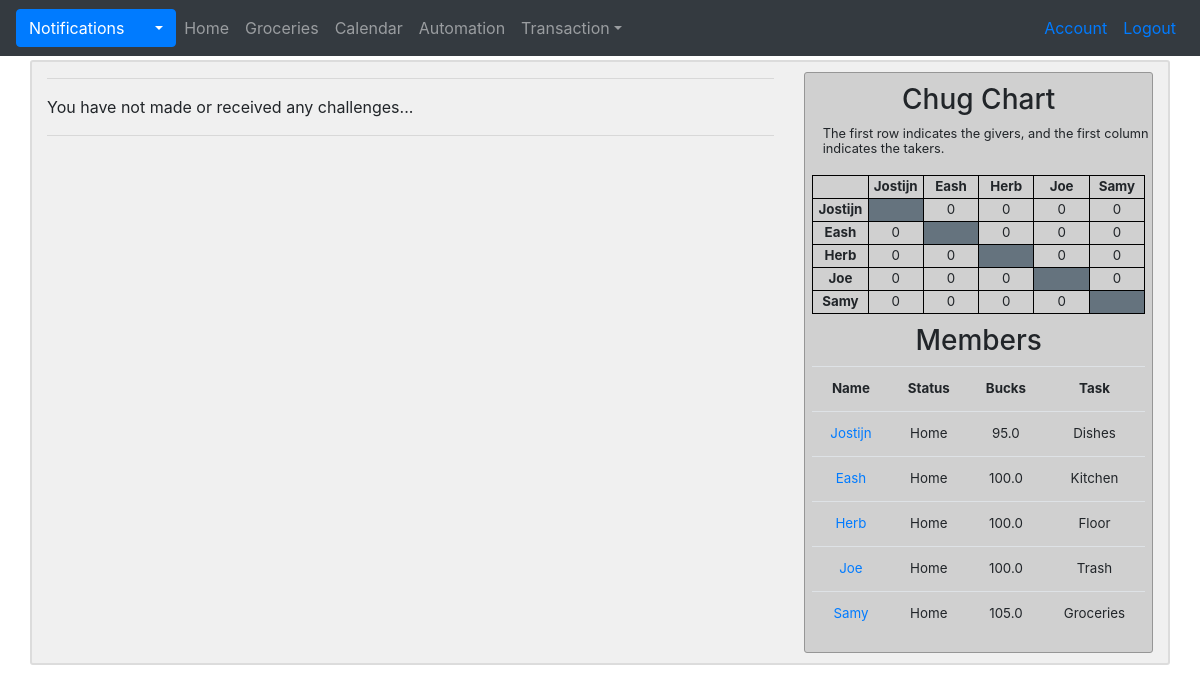
Screenshot of /my_challenges (signed in) with the database file from the repository.
### G_app/models.py (models this page shows, shortened)
class User(db.Model, UserMixin):
    id = db.Column(db.Integer, primary_key = True)
    username = db.Column(db.String(20), unique=True, nullable=False)
    name = db.Column(db.String, nullable=False)
    email = db.Column(db.String(120), unique=True, nullable=False)
    image = db.Column(db.String(20), nullable=False, default='default.jpg')
    password = db.Column(db.String(60), nullable=False)
    status = db.Column(db.String, nullable=False)
    bucks = db.Column(db.Float, nullable=False)
    task = db.Column(db.String, nullable=False)
    done_weekly_vote = db.Column(db.Boolean, nullable=False, default=False)
    posts = db.relationship('Post', backref='author', lazy=True, foreign_keys='Post.id_user')
    posts_targeted = db.relationship('Post', backref='target', lazy=True, foreign_keys='Post.id_target')
    chugs_give = db.relationship('Chug', backref='giver', lazy=True, foreign_keys='Chug.id_giver')
    chugs_take = db.relationship('Chug', backref='taker', lazy=True, foreign_keys='Chug.id_taker')
    notifications = db.relationship('Notification', backref='target', lazy=True)
    payments_made = db.relationship('Transaction', backref='payer', lazy=True, foreign_keys='Transaction.id_payer')
    payments_received = db.relationship('Transaction', backref='payee', lazy=True, foreign_keys='Transaction.id_payee')
    challenges_made =  db.relationship('Challenge', backref='challenger', lazy=True, foreign_keys='Challenge.id_challenger')
    challenges_received =  db.relationship('Challenge', backref='challengee', lazy=True, foreign_keys='Challenge.id_challengee')
    bets_made =  db.relationship('Bet', backref='bookmaker', lazy=True, foreign_keys='Bet.id_bookmaker')
    bets_taken =  db.relationship('Bet', backref='bettaker', lazy=True, foreign_keys='Bet.id_bettaker')
    comments = db.relationship('Comment', backref='commenter', lazy=True)
    votes_made = db.relationship('Vote', backref='voter', lazy=True, foreign_keys='Vote.id_voter')
    votes_received = db.relationship('Vote', backref='candidate', lazy=True, foreign_keys='Vote.id_candidate')
    weekly_votes = db.relationship('WeeklyVote', backref='subject', lazy=True, foreign_keys='WeeklyVote.id_subject')
    def new_notifications(self):
        return Notification.query.filter_by(user_id=self.id, seen=False).all()

### G_app/posts/routes.py (the view)
@posts.route("/my_challenges")
@posts.route("/my_challenges/page_m=<int:page_m>/page_r=<int:page_r>")
@login_required
def my_challenges(page_m=1, page_r=1):
    challenges_made = Challenge.query.filter_by(id_challenger=current_user.id).order_by(Challenge.date.desc()).paginate(page=page_m, per_page=5)
    challenges_received = Challenge.query.filter_by(id_challengee=current_user.id).order_by(Challenge.date.desc()).paginate(page=page_r, per_page=5)
    challenges_pending, challenges_active = pending_active_challenges(current_user.challenges_made + current_user.challenges_received)
    return render_template('my_challenges.html', challenges_pending=challenges_pending, challenges_made=challenges_made, challenges_received=challenges_received, challenges_active=challenges_active)

### G_app/models.py (called while the page is built)
@login_manager.user_loader
def load_user(user_id):
    return User.query.get(int(user_id))

### G_app/posts/routes.py (called while the page is built)
@posts.context_processor
def context_processor():
    chug = chug_matrix()
    members=member_ls()
    return dict(chug=chug, members=members)

### G_app/posts/utils.py (called while the page is built)
def member_ls():
    members = User.query.all()
    members.pop(5)
    return members

def chug_matrix():
    matrix = [
        [None, 0, 0, 0, 0],
        [0, None, 0, 0, 0],
        [0, 0, None, 0, 0],
        [0, 0, 0, None, 0],
        [0, 0, 0, 0, None]
    ]
    chugs_to_be_taken = Chug.query.filter_by(taken=False).all()
    for chug in chugs_to_be_taken:
        matrix[chug.id_taker - 1][chug.id_giver - 1] += 1
    return matrix

def pending_active_challenges(challenges):
    pendings = []
    actives = []
    for challenge in challenges:
        if challenge.active and (not challenge.accepted_by_challenger or not challenge.accepted_by_challengee):
            pendings.append(challenge)
        elif challenge.active and challenge.accepted_by_challenger and challenge.accepted_by_challengee:
            actives.append(challenge)
    return pendings, actives

### G_app/templates/my_challenges.html (shortened to what this page needs)
{% extends "layout.html" %}
  {% block content %}
    <hr>
    {% if not challenges_made.items and not challenges_received.items %}
      <p>You have not made or received any challenges...</p>
    {% endif %}
    <hr>
    <div class="row mt-3">
      <div class="col-md-6">
      </div>
      <div class="col-md-6">
      </div>
    </div>
  {% endblock %}

### G_app/templates/layout.html (shortened to what this page needs)
<!DOCTYPE html>
<html>
  <head>
    <link rel="stylesheet" href="https://stackpath.bootstrapcdn.com/bootstrap/4.2.1/css/bootstrap.min.css">
    <link rel='stylesheet' href='https://use.fontawesome.com/releases/v5.7.0/css/all.css'>
    <link rel="stylesheet" type="text/css" href="{{ url_for('static', filename='main.css') }}">
  </head>
  <body style="background-image: url('{{ url_for('static', filename='images/our_goat.jpg') }}')">
    <div class="container d-none d-sm-block">
      <nav class="navbar bg-dark navbar-expand navbar-dark fixed-top">
        {% if current_user.is_authenticated %}
          {% set new_notifications = current_user.new_notifications()|length %}
          <div class="dropdown">
            <button class="btn btn-primary dropdown-toggle" id="notification-toggle" onclick="update_notification_list('{{ url_for('main.your_notifications', user_id=current_user.id) }}')" type="button" data-toggle="dropdown">Notifications
            </button>
          </div>
            {% set new_notifications = current_user.new_notifications()|length %}
          <ul class="navbar-nav mr-auto">
            <li class={% block home_active %}{% endblock %}><a class="nav-link" href="{{ url_for('main.home') }}">Home</a></li>
            <li class={% block groceries_active %}{% endblock %}><a class="nav-link" href="{{ url_for('main.groceries') }}">Groceries</a></li>
            <li class={% block calendar_active %}{% endblock %}><a class="nav-link" href=#>Calendar</a></li>
            <li class={% block automation_active %}{% endblock %}><a class="nav-link" href=#>Automation</a></li>
            <li class="nav-item dropdown">
              <a class="nav-link dropdown-toggle" href="#" id="navbardrop" data-toggle="dropdown">Transaction</a>
            </li>
          </ul>
        {% endif %}
        <ul class="navbar-nav ml-auto">
          {% if current_user.is_authenticated %}
            <li class="nav-item"><a class="nav-link text-primary" href="{{ url_for('users.account') }}">Account</a></li>
            <li class="nav-item"><a class="nav-link text-primary" href="{{ url_for('users.logout') }}">Logout</a></li>
          {% else %}
            <li class="nav-item"><a class="nav-link text-primary" href="{{ url_for('users.login') }}">Login</a></li>
          {% endif %}
        </ul>
      </nav>
    </div>
    <div class="container d-none d-sm-block mb-3" id="main" style="margin-top:60px">
      <div class="row">
        <div class="col-lg-8">
            {% block content %}
            {% endblock %}
          </div>
        <div class="col-lg-4">
          {% if current_user.is_authenticated %}
            <div class="sidebar">
              <h3 style="margin-top:10px">Chug Chart</h3>
              <div class="sidebar-info">
                <small>The first row indicates the givers, and the first column indicates the takers.</small>
              </div>
              <table id="chug">
                <tr>
                  <th id="chug"></th>
                  {% for member in members %}
                    <th id="chug">{{ member.username }}</th>
                  {% endfor %}
                </tr>
                {% for row in range(5) %}
                  <tr>
                    <th id="chug">{{members[row].username}}</th>
                    {% for col in range(5) %}
                      {% if chug[row][col] != None %}
                        <td id="chug">{{ chug[row][col] }}</td>
                      {% else %}
                        <td id="chug" bgcolor="#65737e"></td>
                      {% endif %}
                    {% endfor %}
                  </tr>
                {% endfor %}
              </table>
              <h3 style="margin-top:10px">Members</h3>
              <table class="table" id="members">
                <tr>
                  <th>Name</th>
                  <th>Status</th>
                  <th>Bucks</th>
                  <th>Task</th>
                </tr>
                {% for member in members %}
                  <tr>
                    <td><a href="{{ url_for('users.profile', username=member.username) }}">{{ member.username }}</a></td>
                    <td>{{ member.status }}</td>
                    <td>{{ member.bucks }}</td>
                    <td>{{ member.task }}</td>
                  </tr>
                {% endfor %}
              </table>
            </div>
          {% endif %}
        </div>
      </div>
    </div>
  </body>
</html>

### G_app/static/main.css (style rules this page uses)
body { background-size: cover; }
.container#main { background-color: rgba(230, 230, 230, 0.6); border: 2px solid rgb(220, 220, 220); border-radius: 3px; width: 100%; }
.sidebar { text-align: center; background-color: rgba(200, 200, 200, 0.8); border: 0.5px solid rgb(150, 150, 150); border-radius: 3px; margin-top: 3%; margin-bottom: 3%; }
.sidebar-info { line-height: 0.95; text-align: left; margin-left: 5%; }
table#members { width: 96%; margin-left: 2%; margin-right: 2%; font-size: 10pt; }
table#chug { ; width: 96%; margin-left: 2%; margin-right: 2%; table-layout: fixed; font-size: 10pt; margin-top: 20px; }
table#chug, th#chug, td#chug { border: 1px solid black; }

### rows the page displays
User: username "Jostijn", username "Jostijn", status "Home", bucks "95.0", task "Dishes"
User: username "Eash", username "Eash", status "Home", bucks "100.0", task "Kitchen"
User: username "Herb", username "Herb", status "Home", bucks "100.0", task "Floor"
User: username "Joe", username "Joe", status "Home", bucks "100.0", task "Trash"
User: username "Samy", username "Samy", status "Home", bucks "105.0", task "Groceries"

### other values shown
{{ chug[row][col] }} "0" "0" "0" "0" "0" "0" "0" "0" "0" "0" "0" "0" "0" "0" "0" "0" "0" "0" "0" "0"
